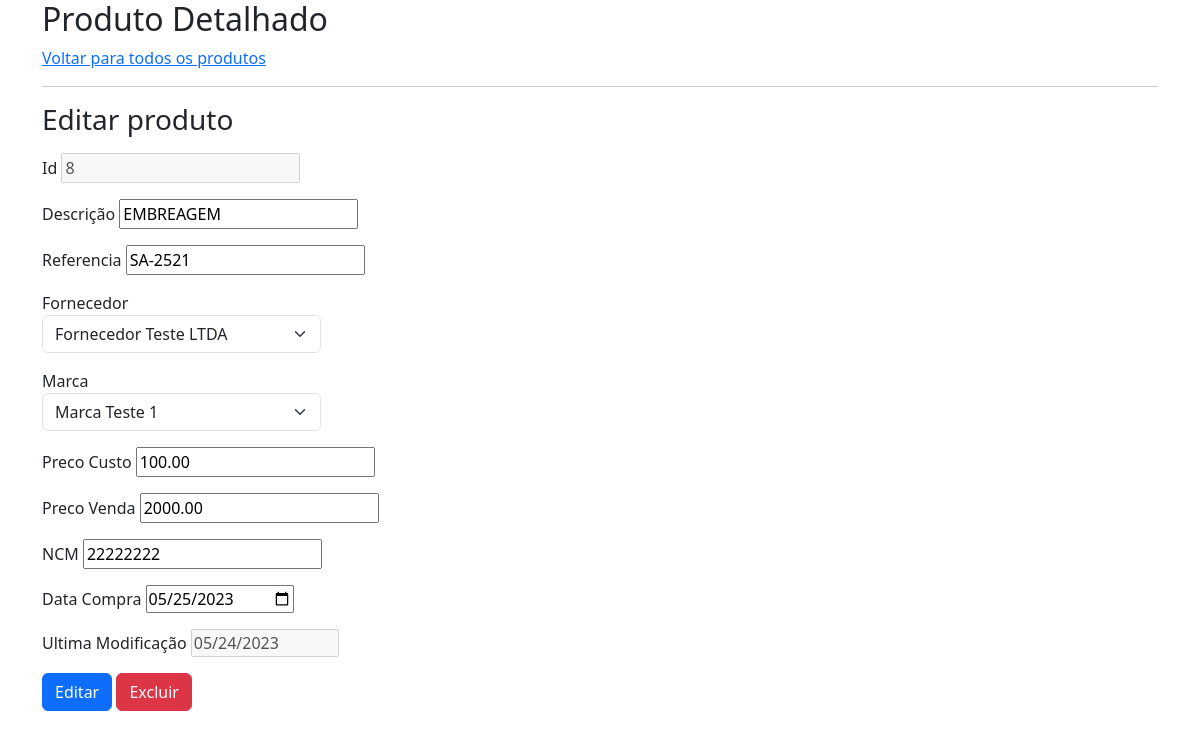
The page /produto_detalhado/8/ on the database as committed earlier.
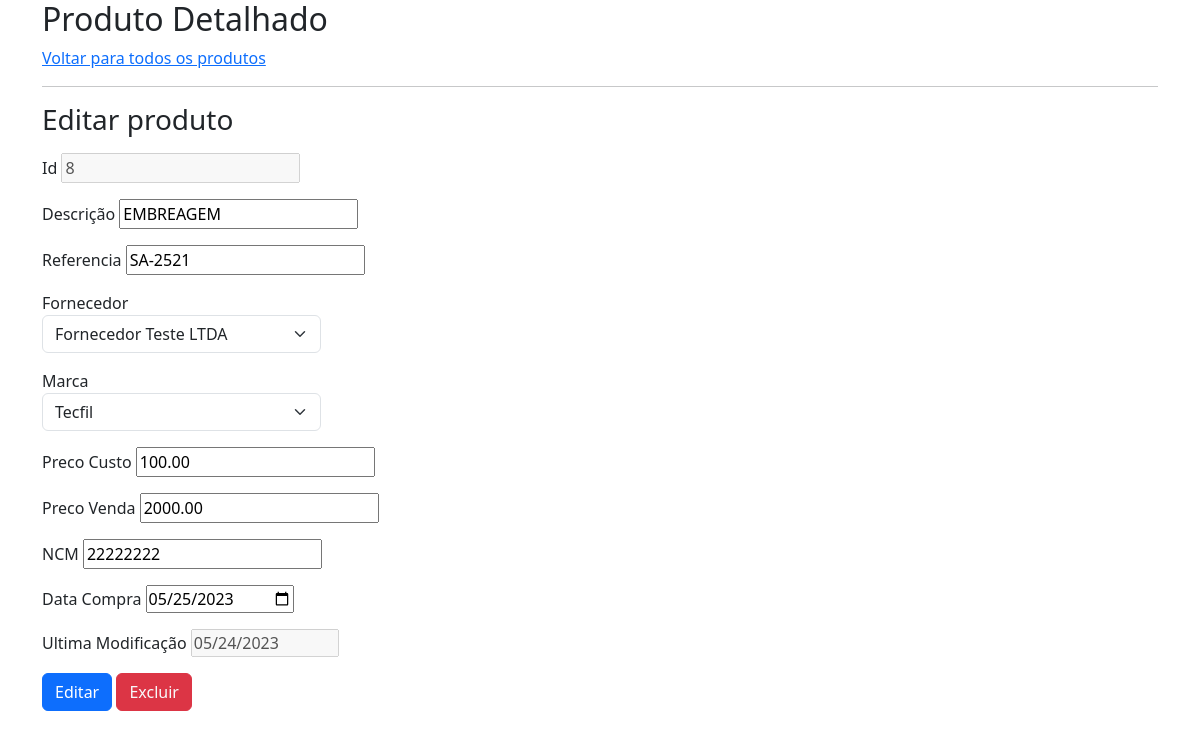
The same page on the database as committed later.
### produtos/models.py (models this page shows, shortened)
class Produto(models.Model):
    descricao = models.CharField(max_length=255)
    referencia_fornecedor = models.CharField(max_length=255)
    marca = models.ForeignKey(Marca, on_delete=models.CASCADE, default="")
    fornecedor = models.ForeignKey(Fornecedor, on_delete=models.CASCADE, default="")
    preco_custo = models.DecimalField(max_digits=10, decimal_places=2)
    preco_venda = models.DecimalField(max_digits=10, decimal_places=2)
    data_compra = models.DateField()
    ultima_modificacao = models.DateField(auto_now=True) # Adiciona a data no momento da execucao do comando save()
    ncm = models.CharField(max_length=8)
    def formata_data_compra(self):
        return self.data_compra.strftime('%Y-%m-%d')
    def formata_ultima_modificacao(self):
        return self.ultima_modificacao.strftime('%Y-%m-%d')

class Fornecedor(models.Model):
    razao_social = models.CharField(max_length=80)
    nome_fantasia = models.CharField(max_length=80)
    cnpj = models.CharField(max_length=14)
    telefone = models.CharField(max_length=11)
    email = models.EmailField(max_length=255)
    logradouro = models.CharField(max_length=255)
    numero_logradouro = models.CharField(max_length=5)
    bairro = models.CharField(max_length=255)
    cidade = models.CharField(max_length=255)
    cep = models.CharField(max_length=8)
    def __str__(self) -> str:
        return self.razao_social

class Marca(models.Model):
    nome = models.CharField(max_length=50)
    def __str__(self) -> str:
        return self.nome

### produtos/views.py (the view)
# urls.py: path('produto_detalhado/<int:id_produto>/', views.produto_detalhado, name="produto_detalhado"),
def produto_detalhado(requisicao, id_produto):
    try:
        produto = Produto.objects.get(pk=id_produto)
        fornecedores = Fornecedor.objects.all()
        marcas = Marca.objects.all()
        contexto = {
            "produto" : produto,
            "fornecedores" : fornecedores,
            "atual_fornecedor" : str(produto.fornecedor),
            "marcas" : marcas,
            "atual_marca" : str(produto.marca),
        }
    except Produto.DoesNotExist:
        raise Http404("Erro ao tentar detalhar um produto")
    return render(requisicao, "produtos/produto_detalhado.html", contexto)

### produtos/templates/produtos/produto_detalhado.html (shortened to what this page needs)
<!DOCTYPE html>
<html lang="pt-br">
<head>
    <link href="https://cdn.jsdelivr.net/npm/bootstrap@5.3.0-alpha3/dist/css/bootstrap.min.css" rel="stylesheet">
</head>
<body>
    <header class="container">
        <h2>Produto Detalhado</h2>
        <a href="{% url 'produtos:todos_produtos' %}">Voltar para todos os produtos</a>
        <hr>
    </header>
    <main class="container">
        <form action="{% url 'produtos:editar_produto' produto.id %}" method="POST">
            <fieldset>
                <legend><h3>Editar produto</h3></legend>
                <div class="mb-3">
                    <label for="id">Id</label>
                    <input type="text" name="id" id="id" value="{{ produto.id }}" disabled>
                </div>
                <div class="mb-3">
                    <label for="descricao">Descrição</label>
                    <input type="text" name="descricao" id="descricao" value="{{ produto.descricao }}">
                </div>
                <div class="mb-3">
                    <label for="referencia_fornecedor">Referencia</label>
                    <input type="text" name="referencia_fornecedor" id="referencia_fornecedor" value="{{ produto.referencia_fornecedor }}">
                </div>
                <div class="w-25 mb-3">
                    <label for="fornecedor">Fornecedor</label>
                    <select class="form-select" aria-label="Padrao fornecedor" id="fornecedor" name="fornecedor">
                        <option value="{{ produto.fornecedor }}" /selected>{{ produto.fornecedor }}</option>
                    </select>
                </div>
                <div class="w-25 mb-3">
                    <label for="marca">Marca</label>
                    <select class="form-select" aria-label="Padrao marca" id="marca" name="marca">
                        <option value="{{ produto.marca }}" /selected>{{ produto.marca }}</option>
                    </select>
                </div>
                <div class="mb-3">
                    <label for="preco_custo">Preco Custo</label>
                    <input type="number" name="preco_custo" id="preco_custo" value="{{ produto.preco_custo }}" step="0.01">
                </div>
                <div class="mb-3">
                    <label for="preco_venda">Preco Venda</label>
                    <input type="number" name="preco_venda" id="preco_venda" value="{{ produto.preco_venda }}" step="0.01">
                </div>
                <div class="mb-3">
                    <label for="ncm">NCM</label>
                    <input type="text" name="ncm" id="ncm" value="{{ produto.ncm }}">
                </div>
                <div class="mb-3">
                    <label for="data_compra">Data Compra</label>
                    <input type="date" name="data_compra" id="data_compra" value="{{ produto.formata_data_compra }}" required>
                </div>
                <div class="mb-3">
                    <label for="ultima_modificacao">Ultima Modificação</label>
                    <input type="date" name="ultima_modificacao" id="ultima_modificacao" value="{{ produto.formata_ultima_modificacao }}" disabled>
                </div>
                <input type="submit" class="btn btn-primary" value="Editar">
                <button type="button" class="btn btn-danger">
                    <a class="link-light text-decoration-none" href="{% url 'produtos:excluir_produto' produto.id %}">Excluir</a>
                </button>
            </fieldset>
        </form>
    </main>
</body>
</html>

Rows that differ between the two databases and show on the page:
changed Produto "EMBREAGEM": marca "Marca Teste 1" → "Tecfil"
